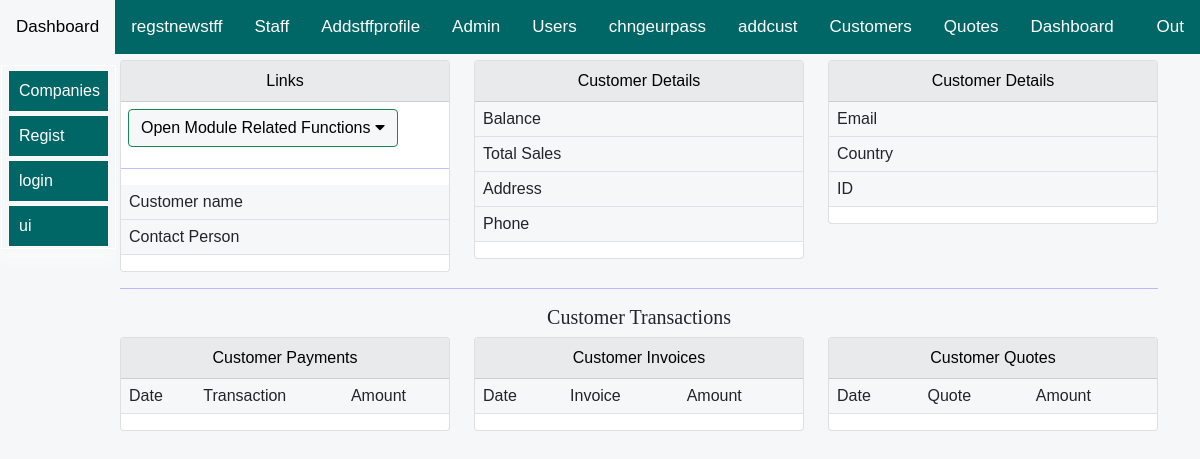
The page /allifmaal-erp/subscriptions/Customer/Details/More/Information/About/Customer/cust-1-for-sub-1-7e041b9ebb13/ (signed in) on the database as committed earlier.
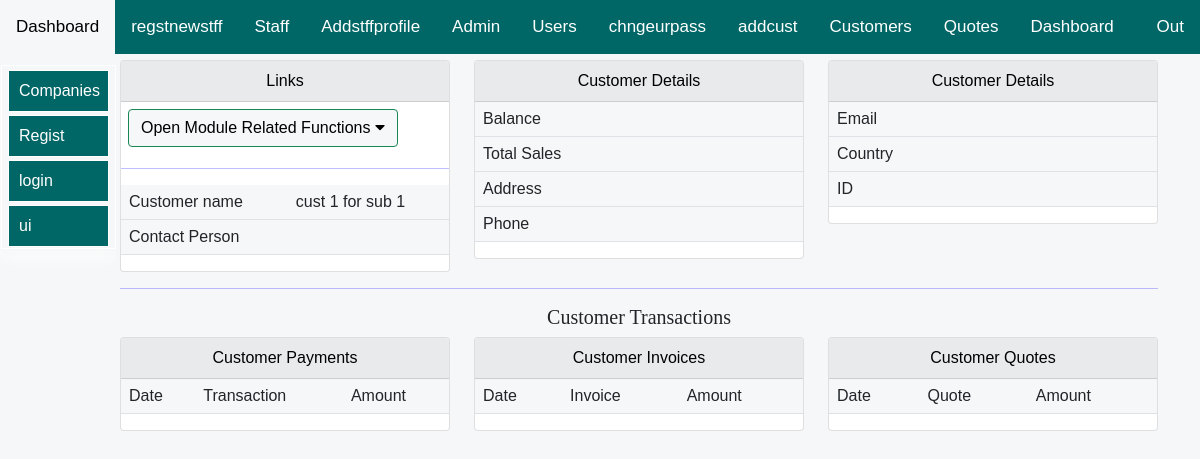
The same page on the database as committed later.
### allifapp/models.py (models this page shows, shortened)
class CustomersModel(models.Model):
    Country = [
    ('Somalia', 'Somalia'),
    ('Kenya', 'Kenya'),
     ('Other', 'Other'),
    ]
    name = models.CharField(null=True, blank=False, max_length=20)
    phone = models.CharField(null=True, blank=True, max_length=30)
    email= models.CharField(null=True, blank=True, max_length=100)
    country = models.CharField(choices=Country, blank=True, max_length=30)
    city= models.CharField(null=True, blank=True, max_length=30)
    address = models.CharField(null=True, blank=True, max_length=30)
    sales=models.DecimalField(max_digits=10,blank=False,null=True,decimal_places=1,default=0)
    balance=models.DecimalField(max_digits=10,blank=False,null=True,decimal_places=1,default=0)
    turnover=models.DecimalField(max_digits=10,blank=False,null=True,decimal_places=1,default=0)
    contact = models.CharField(null=True, blank=True, max_length=30)
    uniqueId = models.CharField(null=True, blank=True, max_length=100)
    slug = models.SlugField(max_length=500, unique=True, blank=True, null=True)
    owner= models.ForeignKey(User,related_name="cuscmprlne",on_delete=models.SET_NULL,null=True,blank=False)
    company= models.ForeignKey(CompanyDetailsModel,related_name="cuscmprln",on_delete=models.SET_NULL,null=True,blank=False)

### allifapp/views.py (the view)
# urls.py: path('Customer/Details/More/Information/About/Customer/<str:slug>/', views.CustomerDetails, name="CustomerDetails"),
@login_required(login_url='login:loginpage')
def CustomerDetails(request,slug): # when someone logs in, they are directed to this page to create company details.
        if request.user.is_authenticated:
            customer=CustomersModel.objects.filter(slug=slug).first()
            context={"customer":customer,}
            return render(request,'allifapp/customers/customer-details.html',context)

### allifmaalusersapp/models.py (called while the page is built)
    def __str__(self):
        return self.email

### allifapp/templates/allifapp/customers/customer-details.html (shortened to what this page needs)
{% extends 'allifapp/bases/subsbase.html'%}
{% load static %}
{% load crispy_forms_tags %}
   {% block body %}
<div class="container">
<div class="row mt-12" >
<div class="col-md-4">
    <div class="card">
        <div id="allif-section-headers" class="card-header ">
            Links
        </div>
        <div >
 <div class="allif-clikable-dropdown">
    <button onclick="openOnClickFunction()" id="allif-link-buttons" class="allifmaal-dropbtn btn btn-success mybuttonlinks">
      Open Module Related Functions
      <i class="fa fa-caret-down"></i>
    </button>
    </div>
    </div>
    <hr>
      <table class="table">
        <tbody>
            <tr>
                <th>Customer name</th>
                <td>{{customer.name}}</td>
                </tr>
                <tr>
                <th>Contact Person</th>
                <td>{{customer_detail.contact}}</td>
                </tr>
        </tbody>
        </table>
            </div>
        </div>
<div class="col-md-4">
    <div class="card">
        <div id="allif-section-headers" class="card-header ">
            Customer Details
        </div>
      <table class="table">
        <tbody>
        <tr>
            <th>Balance</th>
            <td>
            </td>
        </tr>
        <tr>
            <th>Total Sales</th>
            <td>{{customer_detail.turnover}}</td>
            </tr>
        <tr>
        <th>Address</th>
        <td>{{customer_detail.address}}</td>
        </tr>
        <tr>
        <th>Phone</th>
        <td>{{customer_detail.phone}}</td>
        </tr>
  </tbody>
  </table>
            </div>
        </div>
<div class="col-md-4">
    <div class="card">
        <div id="allif-section-headers" class="card-header ">
        Customer Details
        </div>
      <table class="table">
        <tbody>
            <tr>
                <th>Email</th>
                <td>{{customer_detail.email}}</td>
                </tr>
                <tr>
                <th>Country</th>
                <td>{{customer_detail.country}}</td>
                </tr>
                <tr>
                    <th>ID</th>
                    <td>{{customer_detail.id}}</td>
                    </tr>
        </tbody>
        </table>
            </div>
        </div>
    </div>
    <hr>
    <div class="Allifmaal-scroll-detaials-section">
        <div style="font-family:Georgia, 'Times New Roman', Times, serif; text-align: center;">
            <h5> Customer Transactions</h5>
        </div>
<div class="row mt-12" >
    <div class="col-md-4">
        <div class="card">
            <div id="allif-section-headers" class="card-header ">
        Customer Payments
            </div>
        <table class="table">
            <thead>
            <tr>
            <th>Date</th>
            <th>Transaction</th>
            <th>Amount</th>
            </tr>
        </thead>
          </table>
                </div>
            </div>
    <div class="col-md-4">
        <div class="card">
            <div id="allif-section-headers" class="card-header ">
            Customer Invoices
            </div>
          <table class="table">
            <thead>
            <tr>
            <th>Date</th>
            <th>Invoice</th>
            <th>Amount</th>
            </tr>
        </thead>
          </table>
                </div>
            </div>
    <div class="col-md-4">
        <div class="card">
            <div id="allif-section-headers" class="card-header ">
            Customer Quotes
            </div>
          <table class="table">
            <thead>
            <tr>
            <th>Date</th>
            <th>Quote</th>
            <th>Amount</th>
            </tr>
        </thead>
          </table>
                </div>
            </div>
        </div>
        </div>
</div>
   {% endblock %}

Rows that differ between the two databases and show on the page:
added CustomersModel: name "cust 1 for sub 1"
